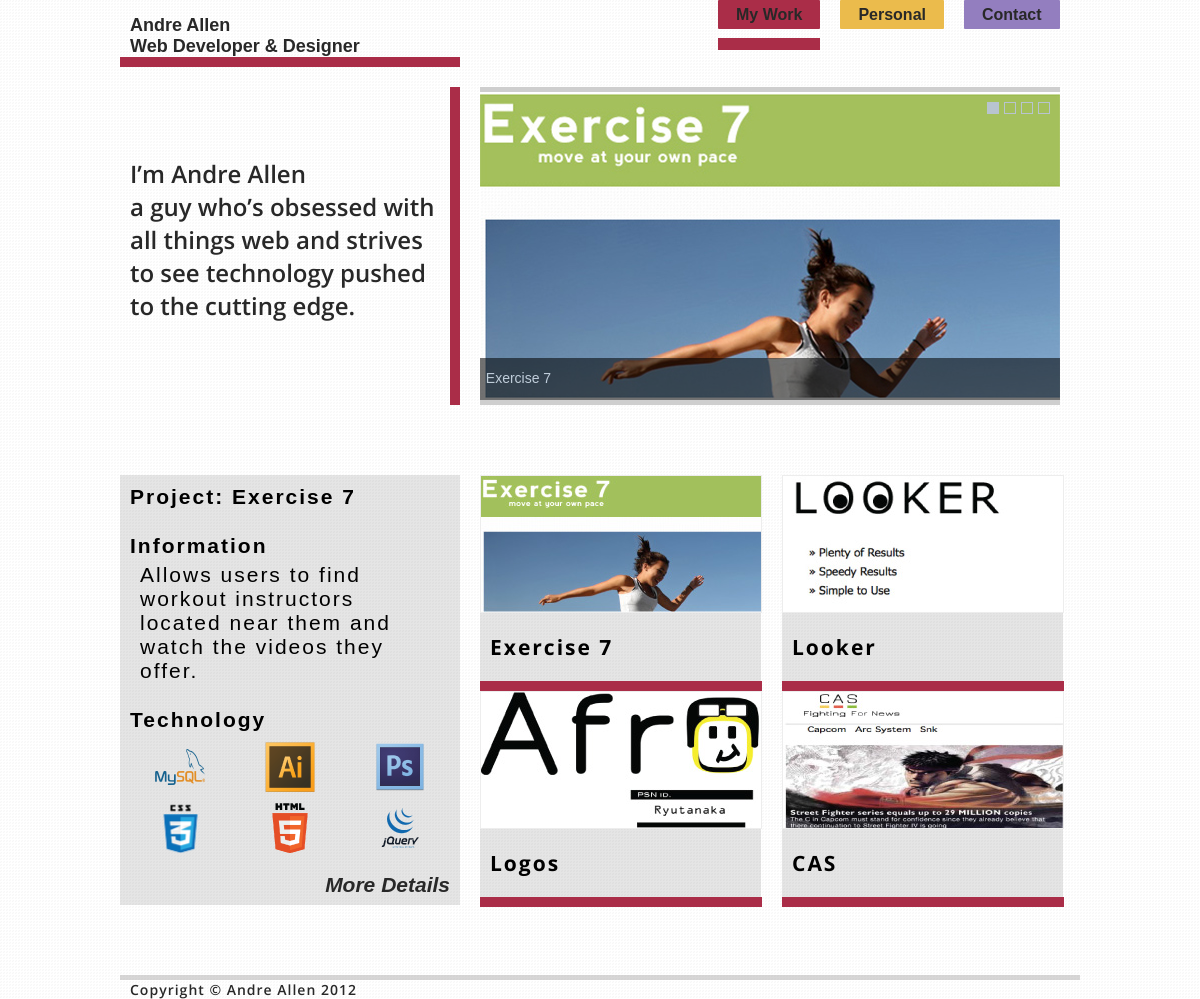
The page / on the database its author committed.
### tables this page shows
CREATE TABLE `projects` (
  `project_Id` int(11) unsigned NOT NULL AUTO_INCREMENT,
  `project_Name` varchar(100) NOT NULL DEFAULT '',
  `project_Info_Id` int(11) NOT NULL,
  `project_Img_Id` int(11) NOT NULL,
  `project_Tech_Id` int(11) NOT NULL,
  `project_Sub_Id` int(11) NOT NULL,
  PRIMARY KEY (`project_Id`),
  KEY `project_Info_Id` (`project_Info_Id`),
  KEY `project_Img_id` (`project_Img_Id`),
  KEY `project_Tech_Id` (`project_Tech_Id`),
  KEY `project_Sub_Id` (`project_Sub_Id`),
  CONSTRAINT `projects_ibfk_1` FOREIGN KEY (`project_Info_Id`) REFERENCES `projectInformation` (`project_Info_Id`),
  CONSTRAINT `projects_ibfk_2` FOREIGN KEY (`project_Img_id`) REFERENCES `projectImages` (`project_Img_Id`),
  CONSTRAINT `projects_ibfk_3` FOREIGN KEY (`project_Tech_Id`) REFERENCES `projectTechnology` (`project_Tech_Id`),
  CONSTRAINT `projects_ibfk_4` FOREIGN KEY (`project_Sub_Id`) REFERENCES `projectSubInfo` (`project_Sub_Id`)
);

CREATE TABLE `projectSubInfo` (
  `project_Sub_Id` int(11) NOT NULL AUTO_INCREMENT,
  `sub_Info` varchar(150) DEFAULT NULL,
  PRIMARY KEY (`project_Sub_Id`)
);

CREATE TABLE `projectTechnology` (
  `project_Tech_Id` int(11) NOT NULL AUTO_INCREMENT,
  `project_Tech_1` varchar(100) DEFAULT NULL,
  `project_Tech_2` varchar(100) DEFAULT NULL,
  `project_Tech_3` varchar(100) DEFAULT NULL,
  `project_Tech_4` varchar(100) DEFAULT NULL,
  `project_Tech_5` varchar(100) DEFAULT NULL,
  `project_Tech_6` varchar(100) DEFAULT NULL,
  `project_Tech_7` varchar(100) DEFAULT NULL,
  `project_Tech_8` varchar(100) DEFAULT NULL,
  `project_Tech_9` varchar(100) DEFAULT NULL,
  `project_Tech_10` varchar(100) DEFAULT NULL,
  PRIMARY KEY (`project_Tech_Id`)
);

### application/controllers/home.php (called while the page is built, shortened)
<?php if ( ! defined('BASEPATH')) exit('No direct script access allowed');
class Home extends CI_Controller {
	public function __construct()
	{
		$this->load->helper(array('url','form'));
		$this->load->library('session');
		$this->load->model("home_model");
	}
	public function index()
	{
		$infoPull=$this->pullSubInfo();
	}
	public function pullSubInfo()
	{
		$info=$this->home_model->subInfo();
		$this->loadView($info);
	}
	public function loadView($myInfo)
	{
			$this->load->view('home_view',array('inPulls'=>$myInfo));
	}
}

### index.php (called while the page is built, shortened)
<?php
require_once BASEPATH.'core/CodeIgniter.php';

### application/models/home_model.php (called while the page is built, shortened)
<?php
class Home_model extends CI_Controller {
	function subInfo()
	{
		$query=$this->db->query("
			SELECT project_Name,sub_Info,project_Tech_1,project_Tech_2,project_Tech_3,project_Tech_4,project_Tech_5,project_Tech_6
			FROM projects
			JOIN projectSubInfo
			on projectSubInfo.project_Sub_Id = projects.project_Sub_Id
			JOIN projectTechnology
			on projectTechnology.project_Tech_Id =projects.project_Tech_Id
			WHERE project_Id=1;
			");
		return $query;
	}
}
?>

### application/views/home_view.php (the view, shortened to what this page needs)
<html>
	<head>
 		<link rel="stylesheet" href="css/reset.css" type="text/css"/>
 		<link rel="stylesheet" type="text/css" href="engine1/style.css" />
 		<link rel="stylesheet" href="css/web.css" type="text/css"/>
</head>
	<body>
		<div id="wrapper">
			<div id="header">
				<div id="homeReturn"><p class="txtInd"><a class="anc nameFnt" href="">Andre Allen</br>Web Developer & Designer</a></p>
				</div>
				<div id="navHolder">
					<ul id="nav">
						<li id="ancWork" class="bott"><?php echo anchor('home','My Work','class="anc navFnt navWork"') ?></li>
						<li id="ancPersonal"><?php echo anchor('personal','Personal','class="anc navFnt navPers"') ?></li>
						<li id="ancContact"><a class="anc navFnt navCont" href="">Contact</a></li>
					</ul>
				</div>
			</div>
			<div id="contentIntro">
				<p class="introducFnt txtInd">I’m Andre Allen</br> a guy who’s obsessed with all things web and strives to see technology pushed to the cutting edge.</p>
			</div>
			<div id="contentSlider">
				<div id="wowslider-container1">
					<div class="ws_images">
						<ul>
							<li><img src="img/exercise.jpg" alt="Exercise 7" title="Exercise 7" id="wows1_0"/></li>
						</ul>
					</div>
				<div class="ws_bullets">
				<div>
				<a href="#" title="Exercise 7"><img src="data1/tooltips/exercise.jpg" alt="Exercise 7"/>1</a>
				<a href="#" title="Loooker"><img src="data1/tooltips/look.jpg" alt="Logos"/>2</a>
				<a href="#" title="Logos"><img src="data1/tooltips/afro.jpg" alt="Looker"/>3</a>
				<a href="#" title="CAS"><img src="data1/tooltips/cas.jpg" alt="CAS"/>4</a>
				</div>
				</div>
	</div>
			</div>
			<div id="contentProjectInfo">
					 <?php foreach($inPulls->result() as $pulls):
						$projectName=$pulls->project_Name;
						$projectSubInfo=$pulls->sub_Info;
						$projectSubTech1=$pulls->project_Tech_1;
						$projectSubTech2=$pulls->project_Tech_2;
						$projectSubTech3=$pulls->project_Tech_3;
						$projectSubTech4=$pulls->project_Tech_4;
						$projectSubTech5=$pulls->project_Tech_5;
						$projectSubTech6=$pulls->project_Tech_6;
					?>
					<?php endforeach;?>
				<div id="trans"></div>
				<div id="contentProjectName">
					<p class="contentInfoHeadFnt txtInd">Project: <?php echo $projectName; ?></p>
				</div>
				<div id="contentProjectInfoHead">
					<p class="contentInfoHeadFnt txtInd">Information</p>
				</div>
				<div id="contentProjectInfoDetail"><p class="contentInfoFnt txtIndAgain"><?php echo $projectSubInfo; ?></p>
				</div>
				<div id="contentProjectTechno">
					<p class="contentInfoHeadFnt txtInd">Technology</p>
				</div>
				<div id="contentTechDetail">
					<ul id="techLogos">
						<li><img src="<?php echo $projectSubTech1; ?>"/></li>
						<li><img src="<?php echo $projectSubTech2; ?>"/></li>
						<li><img src="<?php echo $projectSubTech3; ?>"/></li>
						<li><img src="<?php echo $projectSubTech4; ?>"/></li>
						<li><img src="<?php echo $projectSubTech5; ?>"/></li>
						<li><img src="<?php echo $projectSubTech6; ?>"/></li>
					</ul>
				</div>
				<div id="contentMoreDetail">
					<p><?php echo anchor('details','More Details',array('class'=>'anc contentInfoDetailFnt detailAnc','rel'=>"")) ?></p>
				</div>
			</div>
			<div id="contentProjects">
				<div id="contentProjectRight">
					<div id="firstContent" class="contentsProjectBorder">
						<a id="projectOne" href="#" rel="1" class="anc">
							<img class="imgBlock imgBorder" src="img/exban.jpg"/>
								<p class="contentProjectsFnt "><span>Exercise 7</span></p>
						</a>
					</div>
					<div id="secondContent" class="contentsProjectBorder">
						<a id="projectTwo" href="#" rel="2" class="anc">
							<img class="imgBlock imgBorder" src="img/afroban.jpg"/>
								<p class="contentProjectsFnt">Logos</p>
						</a>
					</div>
				</div>
				<div id="contentProjectLeft">
					<div id="thirdContent" class="contentsProjectBorder">
						<a id="projectThree" href="#" rel="3" class="anc">
							<img class="imgBlock imgBorder" src="img/lookban.jpg"/>
							<p class="contentProjectsFnt txtInd"><span>Looker</span></p>
						</a>
					</div>
					<div id="fourthContent" class="contentsProjectBorder">
						<a id="projectFour" href="#" rel="4" class="anc">
							<img class="imgBlock imgBorder" src="img/casban.jpg"/>
								<p class="contentProjectsFnt txtInd">CAS</p>
						</a>
					</div>
				</div>
			</div>
			<div id="footer">
				<div id="footTop"></div>
					<p class="footFnt txtInd">Copyright &copy; Andre Allen 2012</p>
			</div>
		</div>
	</body>
</html>

### engine1/style.css (style rules this page uses)
#wowslider-container1 { zoom: 1; position: relative; max-width:580px; margin:0 auto; z-index:100; border:none; text-align:left; }
#wowslider-container1 ul { position:relative; width: 10000%; height:auto; left:0; list-style:none; margin:0; padding:0; border-spacing:0; overflow: visible; }
#wowslider-container1 ul li { width:1%; line-height:0; float:left; font-size:0; padding:0; margin:0; }
#wowslider-container1 .ws_images { position: relative; left:0; top:0; width:100%; height:100%; overflow:hidden; }
#wowslider-container1 .ws_images img { width:100%; border:none 0; max-width: none; }
#wowslider-container1 a { text-decoration: none; outline: none; border: none; }
#wowslider-container1 .ws_bullets { font-size: 0px; float: left; position:absolute; z-index:70; }
#wowslider-container1 .ws_bullets div { position:relative; float:left; }
#wowslider-container1 .ws_bullets { padding: 10px; }
#wowslider-container1 .ws_bullets a { margin-left: 5px; height: 10px; width: 10px; float: left; border: 1px solid #B8C4CF; color: transparent; text-indent: 0px; position:relative; }
#wowslider-container1 .ws_selbull { background-color: #B8C4CF; color: #FFFFFF; }
#wowslider-container1 .ws_bullets { top:0; right: 0; }
#wowslider-container1 ul { animation: wsBasic 22s infinite; -moz-animation: wsBasic 22s infinite; -webkit-animation: wsBasic 22s infinite; }

### css/web.css (style rules this page uses)
* { margin: 0; padding: 0; outline: none; }
body { line-height: 1.35em; background:url('../img/brillantpattern.png'); }
#wrapper { width:960px; margin-left: auto; margin-right: auto; float: none; }
#header { float: left; }
#homeReturn { border-bottom:10px solid #AA2D48; margin-top: 15px; width: 340px; float: left; margin-right:18px; }
#navHolder { float: left; height: 50px; }
#nav li { float: left; padding-top:4px ; }
#nav { margin-left: 240px; }
.navWork { background-color:#AA2D48; padding:6px 18px; -moz-border-radius: 1px; border-radius: 1px; }
.navPers { background-color:#EBBB4C; padding:6px 18px; -moz-border-radius: 1px; border-radius: 1px; margin-left: 20px; margin-right: 20px; }
.navCont { background-color:#937EBF; padding:6px 18px; -moz-border-radius:1px; border-radius:1px; }
.bott { padding-bottom: 12px; border-bottom: 12px solid #AA2D48; }
#contentIntro { width:330px; margin-top: 20px; border-right:10px solid #AA2D48; min-height:318px; float: left; }
#contentIntro p { margin-top: 70px; }
#contentSlider { float: left; width: 580px; height:308px; border-top:5px solid #CECECE; border-bottom:5px solid #CECECE; margin-top: 20px; margin-left: 20px; }
#contentProjectInfo { float: left; clear: both; width: 340px; min-height: 430px; margin-top: 70px; margin-bottom: 70px; }
#trans { background-color: black; filter:alpha(opacity=10); -moz-opacity: 0.1; opacity: 0.1; width:inherit; min-height: inherit; position:absolute; z-index:-9; }
#contentProjectName { margin-top: 10px; }
#contentProjectInfoHead { margin-top: 25px; }
#contentProjectInfoDetail { margin-top: 5px; }
#contentProjectTechno { margin-top: 25px; }
#contentTechDetail { margin-top: 5px; }
#techLogos li { float: left; margin-left: 35px; margin-right: 25px; margin-top: 5px; }
#contentMoreDetail { float: right; margin-right: 10px; margin-top: 15px; }
#contentProjects { float: left; margin-left:20px; margin-top: 70px; }
#contentProjectRight { float: left; margin-right:20px; }
#contentProjectRight p { padding-bottom:20px; padding-left: 10px; padding-top: 20px; }
#contentProjectLeft p { margin-top: 20px; margin-bottom:20px; }
#contentProjectLeft { float: left; }
.contentsProjectBorder { border-bottom:10px solid #AA2D48; }
.imgBorder { border: 1px solid #EDEDED; }
#footer { clear: both; }
#footTop { border-top:5px solid #AFAEAE; opacity:.5; }
.nameFnt { font: bold 18px Arial; color: #282828; }
.navFnt { font:bold 16px helvetica; color: #282828; }
.introducFnt { font:24px openSansSemi; color:#282828; width:310px; }
.contentInfoHeadFnt { font: bold 21px Arial; color: black; letter-spacing: 2px; }
.contentInfoDetailFnt { font:bold italic 21px Arial; color: #282828; }
.contentInfoFnt { font: 21px Arial; letter-spacing: 2px; width: 290px; }
.contentProjectsFnt { font: 21px openSansBld; letter-spacing: 2px; color: black; }
.footFnt { font: 14px openSansSemi; color: #282828; letter-spacing: 1px; }
.anc { text-decoration:none; }
.txtInd { margin-left:10px; }
.txtIndAgain { margin-left:20px; }
.imgBlock { display: block; }

### rows shown on the page
projects: project_Name "Exercise 7", project_Sub_Id.sub_Info "Allows users to find workout instructors located near them and watch the videos they offer.", project_Tech_Id.project_Tech_1 (picture), project_Tech_Id.project_Tech_2 (picture), project_Tech_Id.project_Tech_3 (picture), project_Tech_Id.project_Tech_4 (picture), project_Tech_Id.project_Tech_5 (picture), project_Tech_Id.project_Tech_6 (picture)

### other values the page prints
anchor('home','My Work','class="anc navFnt navWork"') "My Work"
anchor('personal','Personal','class="anc navFnt navPers"') "Personal"
